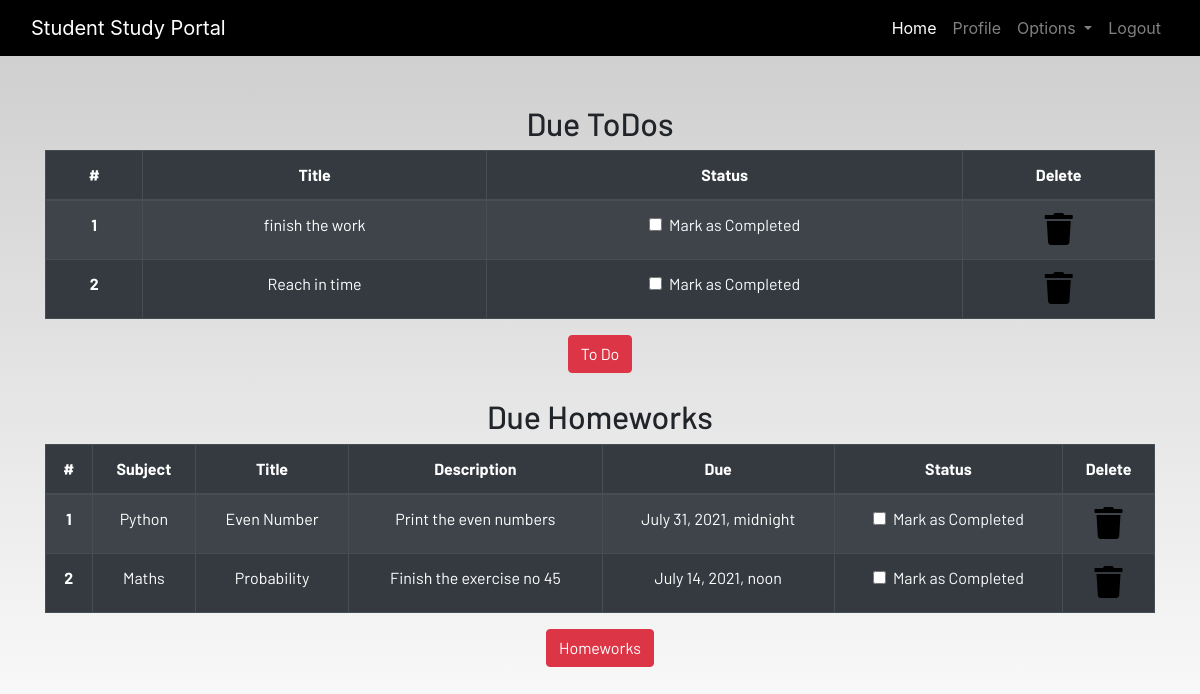
/profile/ (signed in), run on the app's committed database.
### dashboard/models.py (models this page shows, shortened)
class Todo(models.Model):
    user = models.ForeignKey(User, on_delete=models.CASCADE)
    title = models.CharField(max_length=100)
    is_finished = models.BooleanField(default=False)

class Homework(models.Model):
    user= models.ForeignKey(User, on_delete=models.CASCADE)
    subject = models.CharField(max_length=50)
    title = models.CharField(max_length=100)
    description = models.TextField()
    due= models.DateTimeField()
    is_finished = models.BooleanField(default=False)

### dashboard/views.py (the view)
# urls.py: path('profile/',dash_views.profile, name='profile'),
@login_required
def profile(request):
    homeworks = Homework.objects.filter(is_finished=False, user=request.user)
    todos = Todo.objects.filter(is_finished=False, user=request.user)
    if len(homeworks)==0:
        homework_done = True
    else:
        homework_done = False
    if len(todos)==0:
        todos_done = True
    else:
        todos_done = False
    context = {
        'homeworks':homeworks,
        'todos':todos,
        'homework_done':homework_done,
        'todos_done':todos_done
    }
    return render(request,'dashboard/profile.html',context)

### dashboard/templates/dashboard/profile.html (shortened to what this page needs)
{% extends 'dashboard/base.html' %}
{% load static %}
{% load crispy_forms_tags%}
{% block content %}
<section class="text-center">
        <div class="container">
            {% if not todos_done %}
                <h2>Due ToDos</h2>
                <table class="table table-striped table-bordered table-hover table-dark">
                    <thead>
                        <tr>
                            <th scope="col">#</th>
                            <th scope="col">Title</th>
                            <th scope="col">Status</th>
                            <th scope="col">Delete</th>
                        </tr>
                    </thead>
                    <tbody>
                    {% for todo in todos %}
                        <tr>
                            <th scope="row">{{forloop.counter}}</th>
                            <td>{{todo.title}}</td>
                            <td>
                                <a href="{% url 'update-todo' todo.id %}">
                                    <div class="form-check">
                                        {% if todo.is_finished == True %}
                                        <input class="form-check-input" type="checkbox" value="" checked>
                                        {% else %}
                                        <input class="form-check-input" type="checkbox" value="">
                                        {% endif %}
                                        <label class="form-check-label text-light" for="flexCheckDefault">
                                            Mark as Completed
                                        </label>
                                    </div>
                                </a>
                            </td>
                            <td><a href="{% url 'delete-todo' todo.id %}"><i class="fa fa-trash fa-2x"></i></a></td>
                        </tr>
                    {% endfor %}
                    </tbody>
                </table>
            {% else %}
                <h3>All To dos are completed!!!!</h3>
            {% endif %}
                    <a href="{% url 'todo' %}" class="btn btn-danger">To Do</a>
                    <br><br>
            {% if not homework_done %}
            <h2>Due Homeworks</h2>
            <table class="table table-striped table-bordered table-hover table-dark">
                <thead>
                    <tr>
                        <th scope="col">#</th>
                        <th scope="col">Subject</th>
                        <th scope="col">Title</th>
                        <th scope="col">Description</th>
                        <th scope="col">Due</th>
                        <th scope="col">Status</th>
                        <th scope="col">Delete</th>
                    </tr>
                </thead>
                <tbody>
                    {% for homework in homeworks %}
                    <tr>
                        <th scope="row">{{forloop.counter}}</th>
                        <td>{{homework.subject}}</td>
                        <td>{{homework.title}}</td>
                        <td>{{homework.description}}</td>
                        <td>{{homework.due}}</td>
                        <td>
                            <a href="{% url 'update-homework' homework.id %}">
                                <div class="form-check">
                                    {% if homework.is_finished == True %}
                                    <input class="form-check-input" type="checkbox" value="" checked>
                                    {% else %}
                                    <input class="form-check-input" type="checkbox" value="">
                                    {% endif %}
                                    <label class="form-check-label text-light" for="flexCheckDefault">
                                        Mark as Completed
                                    </label>
                                </div>
                            </a>
                        </td>
                        <td><a href="{% url 'delete-homework' homework.id"><i class="fa fa-trash fa-2x"></i></a></td>
                    </tr>
                </tbody>
            </table>
            {% endif %}
            <a href="{% url 'homework' %}" class="btn btn-danger">Homeworks</a>
        </div>
</section>
{% endblock content %}

### static/css/main.css (style rules this page uses)
html { scroll-behavior: smooth; height: 100%; width: 100%; }
a { text-decoration: none !important; color: black; }
html, body { max-width: 100%; overflow-x: hidden; height: 100%; width: 100%; }
body { background: linear-gradient(rgba(0, 0, 0, 0.2), rgba(255, 255, 255, 0.5)); overflow-x: hidden; background-repeat: no-repeat; }
.fa { color: black; }

### data on the page
Todo: title "finish the work"
Todo: title "Reach in time"
Homework: subject "Python", title "Even Number", description "Print the even numbers", due "July 31, 2021, midnight"
Homework: subject "Maths", title "Probability", description "Finish the exercise no 45", due "July 14, 2021, noon"
